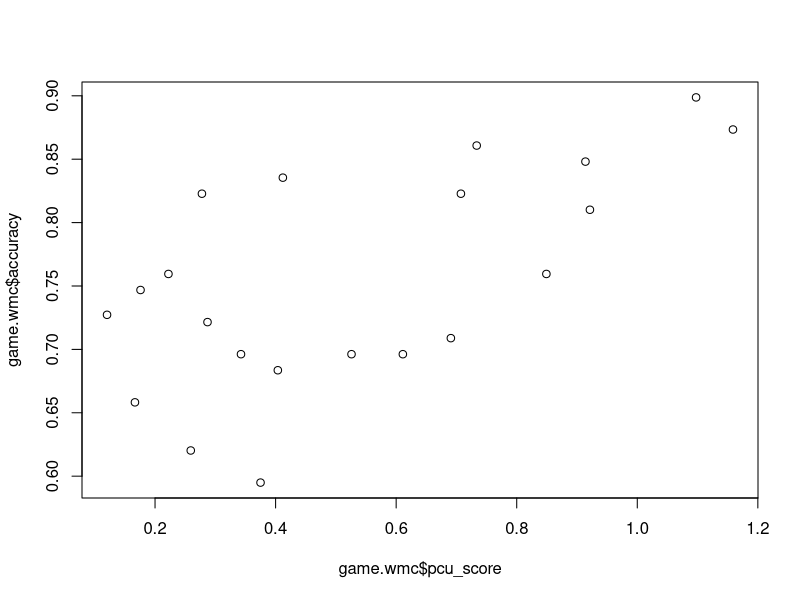
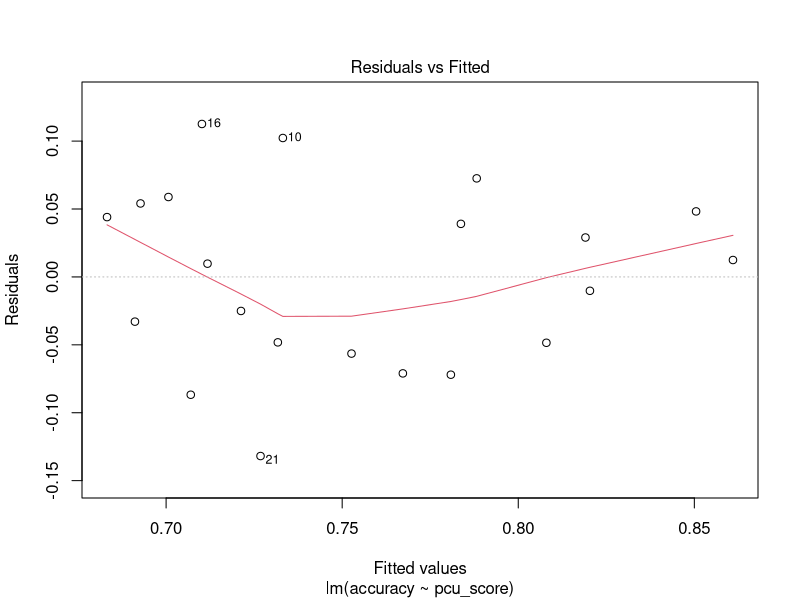
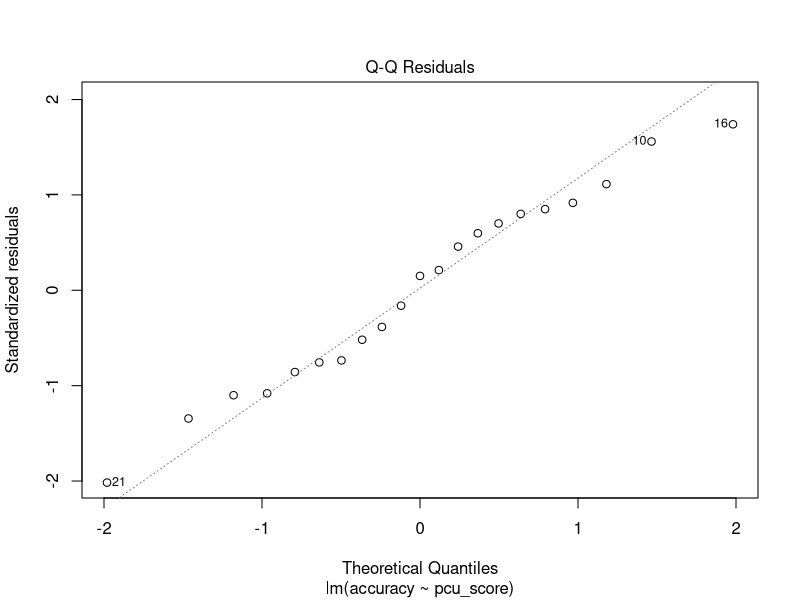
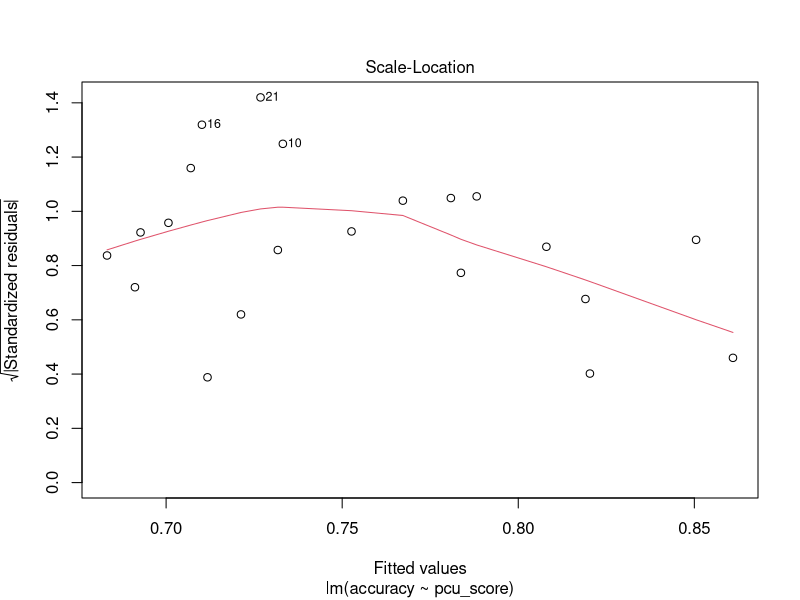
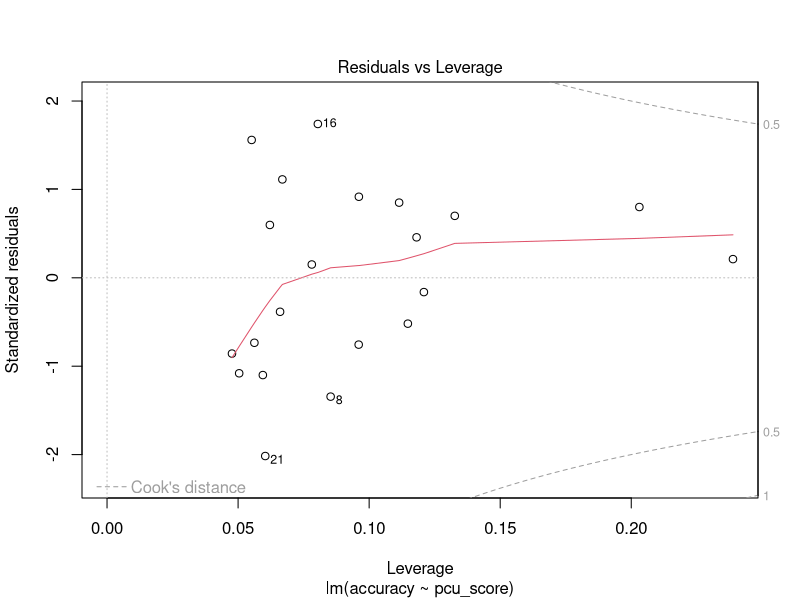

Source code (R) for these figures, in order:
## ---- chunk 1
game.wmc <- read.table("kr_gamewmc.txt", header=T)
## ---- chunk 2
game.wmc$accuracy <- game.wmc$Phit + game.wmc$PcorrectRejection
## ---- chunk 3
plot(game.wmc$pcu_score, game.wmc$accuracy) 
## ---- chunk 4
cor(game.wmc$pcu_score, game.wmc$accuracy) 
## ---- chunk 5
cor(game.wmc$pcu_score, game.wmc$accuracy, use="complete.obs") 
## ---- chunk 6
cor.test(game.wmc$pcu_score, game.wmc$accuracy)  
## ---- chunk 7
fm <- lm(accuracy ~ pcu_score, game.wmc)
summary(fm)
## ---- chunk 8
plot(fm)
## ---- chunk 9
anova(fm)
## ---- chunk 10
##################################################################################
# Before making anovas with R, set the default contrasts to orthogonal, 
# if want to have results comparable to SPSS. 
#
# Especially, if you want to use type III Sum of Squares like in SPSS by default, 
# you MUST use orthogonal contrasts! Otherwise your results may be wrong. 
##################################################################################
options(contrasts = c("contr.sum", "contr.poly")) 


# main effect and the interaction
fm1 <- lm(accuracy ~ pcu_score + age_grp + pcu_score:age_grp, game.wmc) 
anova(fm1)

# this a shorthand for main effects and interaction
fm2 <- lm(accuracy ~ pcu_score * age_grp, game.wmc) 
anova(fm2)

# here the order is different
fm3 <- lm(accuracy ~ age_grp * pcu_score, game.wmc)
anova(fm3)

## ---- chunk 11
# I repeat this here. Never forget, especially with type=3
options(contrasts = c("contr.sum", "contr.poly")) 

require(car)
Anova(fm2, type=3)
Anova(fm3, type=3)
